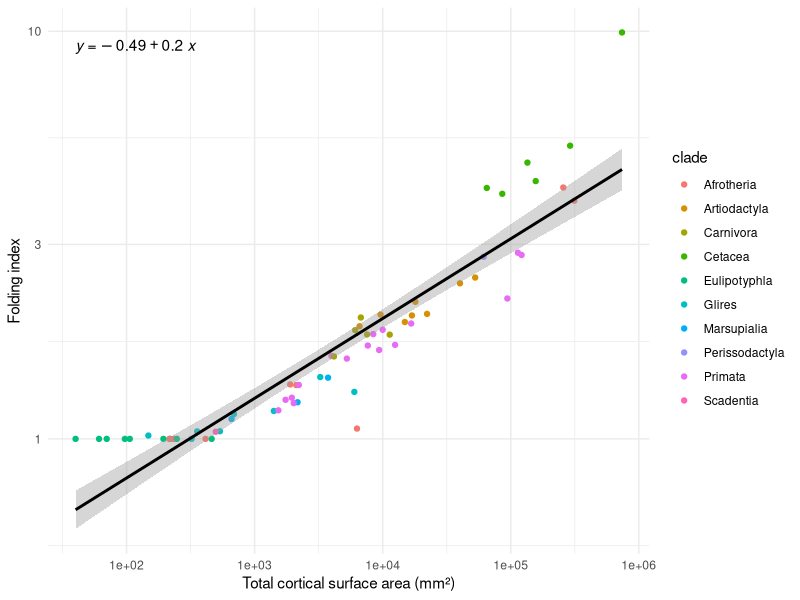
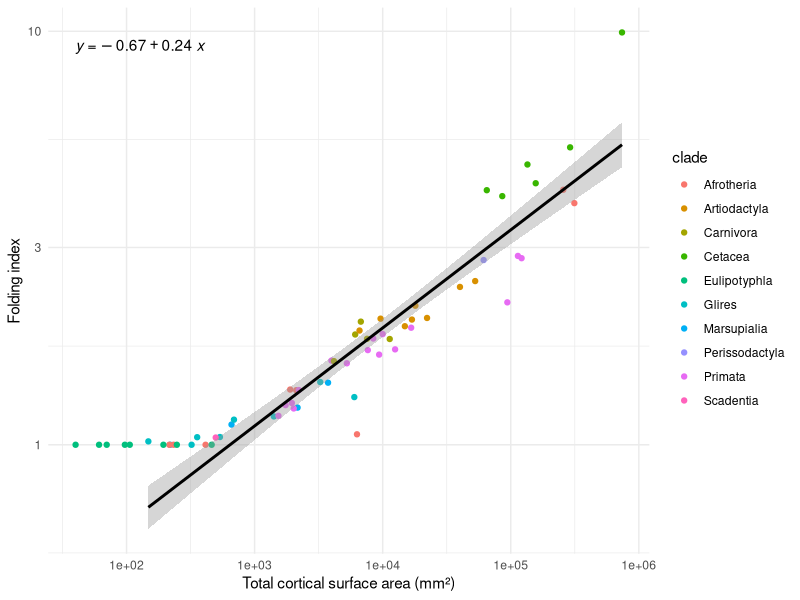
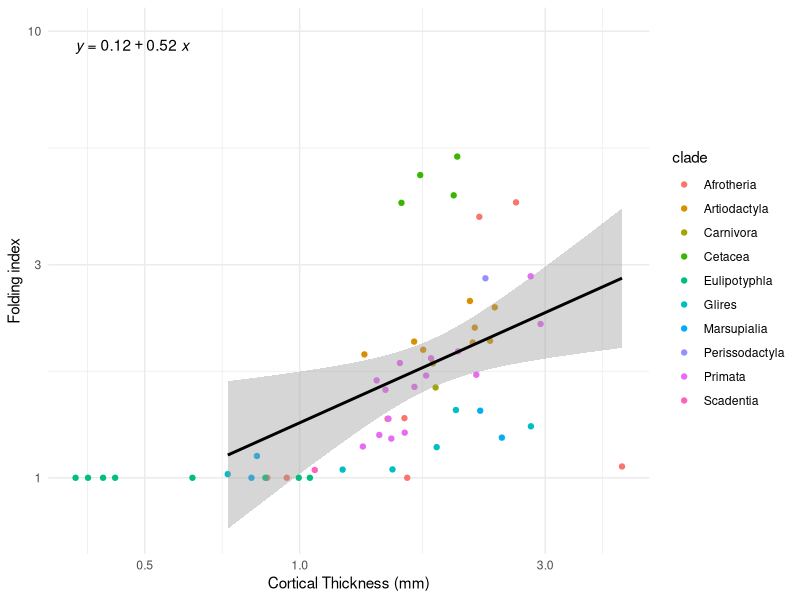
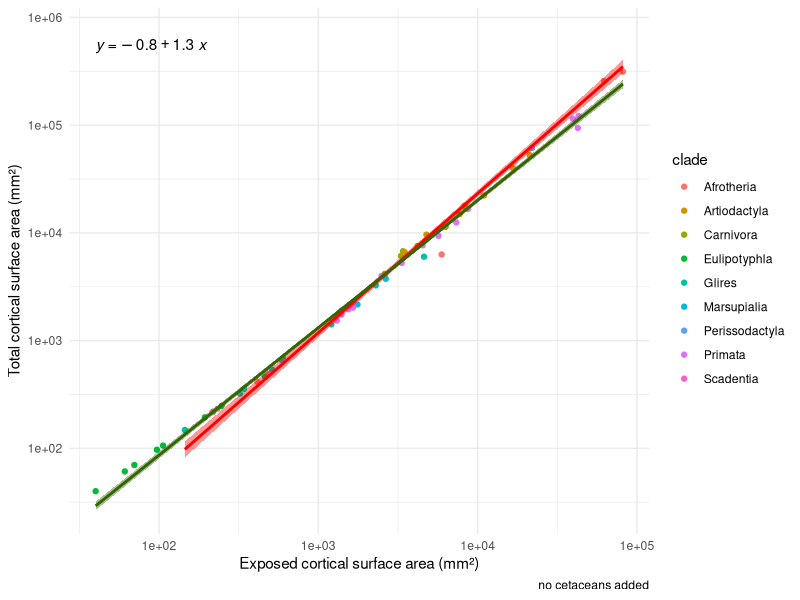
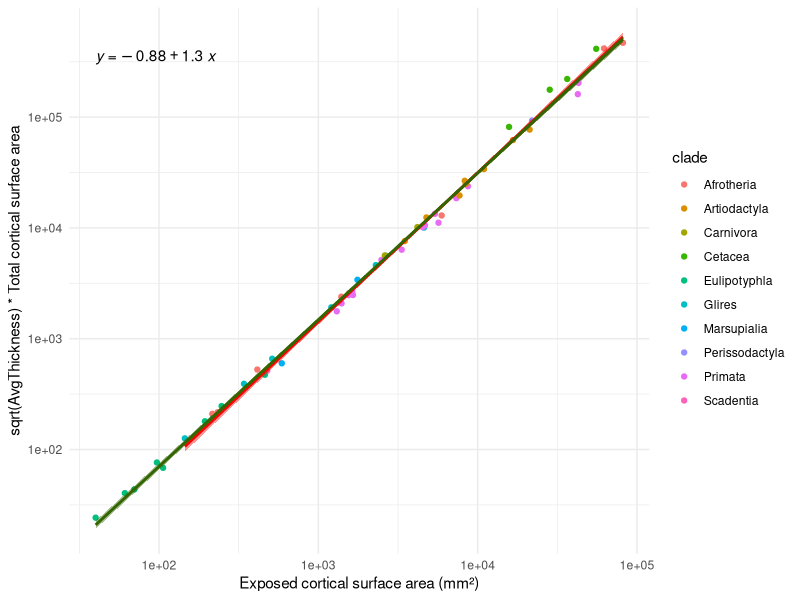
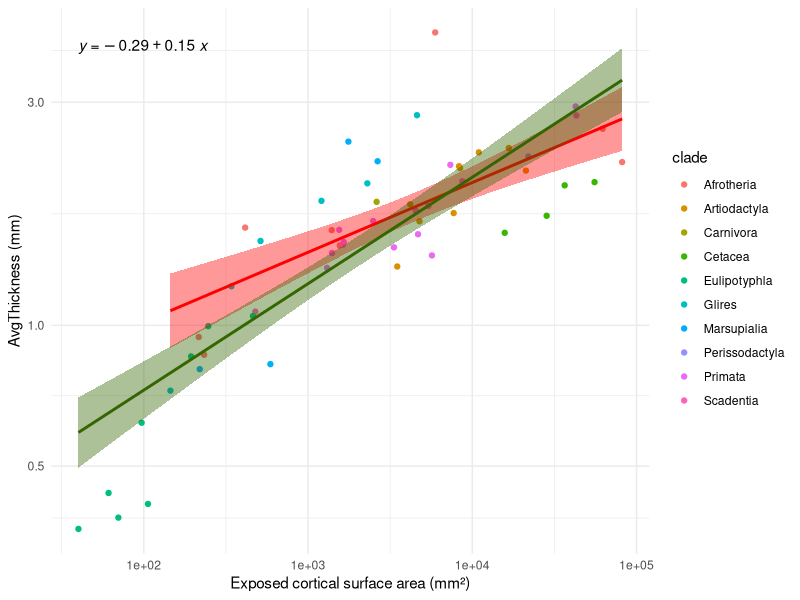

Here is the R script that generated these plots, in order:
## ---- chunk 1
knitr::opts_chunk$set(
	echo = TRUE,
	message = FALSE,
	warning = FALSE,
	cache = TRUE
)
## ---- chunk 2
## Define o diretorio de trabalho/Working Directory
setwd("~/GitHub/MH2015")

## Instala os pacotes necessarios - retirar os comentarios se for rodar pela primeira vez
# install.packages("tidyverse")
# install.packages("ggpubr")

## Chama os pacotes necessarios
library(readxl)
library(tidyverse)
library(ggpubr)

## ---- chunk 3
## Importa os dados
dados_MH2015 <- read_excel("dados_Bruno_etal_Nature_UniversalScaling.xls")
View(dados_MH2015)

## Renomeia as colunas
colnames(dados_MH2015)[3] <- "TotalArea"
colnames(dados_MH2015)[5] <- "AvgThickness"

## ---- chunk 4
## Calcular area exposta a partir da area total e do folding index (FI ou localGI)
dados_MH2015 <- dados_MH2015 %>%
  mutate(ExposedArea = TotalArea/FI)

## ---- chunk 5
ggplot(dados_MH2015, aes(x = TotalArea, y = FI)) +
  geom_point(aes(color = clade)) +
  scale_x_log10() +
  scale_y_log10() +
  labs(x = "Total cortical surface area (mm²)", y = "Folding index") +
  theme_minimal() +
  stat_smooth(method = "lm", color = "black") +
  stat_regline_equation()
## ---- chunk 6
cor <- cor.test(log10(dados_MH2015$TotalArea), log10(dados_MH2015$FI))
cor
paste("R2 = ", signif(cor$estimate^2, 2))
## ---- chunk 7
ggplot(dados_MH2015, aes(x = TotalArea, y = FI)) +
  geom_point(aes(color = clade)) +
  scale_x_log10() +
  scale_y_log10() +
  labs(x = "Total cortical surface area (mm²)", y = "Folding index") +
  theme_minimal() +
  stat_smooth(data = subset(dados_MH2015, FI >1), method = "lm", color = "black") +
  # stat_smooth(method = "lm", color = "#336600", alpha = 0.4) +
  stat_regline_equation(data = subset(dados_MH2015, FI >1))
## ---- chunk 8
lm <- lm(log10(FI) ~ log10(TotalArea), filter(dados_MH2015, FI > 1))
summary(lm)
## ---- chunk 9
cor <- cor.test(log10(filter(dados_MH2015, FI > 1)$TotalArea), log10(filter(dados_MH2015, FI > 1)$FI))
cor
paste("R2 = ", signif(cor$estimate^2, 2))
## ---- chunk 10
ggplot(dados_MH2015, aes(x = AvgThickness, y = FI)) +
  geom_point(aes(color = clade)) +
  scale_x_log10() +
  scale_y_log10() +
  labs(x = "Cortical Thickness (mm)", y = "Folding index") +
  theme_minimal() +
  stat_smooth(data = subset(dados_MH2015, FI >1), method = "lm", color = "black") +
  # stat_smooth(method = "lm", color = "#336600", alpha = 0.4) +
  stat_regline_equation(data = subset(dados_MH2015, FI >1))
## ---- chunk 11
lm <- lm(log10(FI) ~ log10(AvgThickness), filter(dados_MH2015, FI > 1))
summary(lm)
## ---- chunk 12
cor <- cor.test(log10(filter(dados_MH2015, FI > 1)$AvgThickness), log10(filter(dados_MH2015, FI > 1)$FI))
cor
paste("R2 = ", signif(cor$estimate^2, 2))
## ---- chunk 13
ggplot(filter(dados_MH2015, clade !="Cetacea"), aes(x = ExposedArea, y = TotalArea)) +
  geom_point(aes(color = clade)) +
  scale_x_log10() +
  scale_y_log10() +
  labs(x = "Exposed cortical surface area (mm²)", y = "Total cortical surface area (mm²)", caption = "no cetaceans added") +
  theme_minimal() +
  stat_smooth(data = subset(dados_MH2015, FI >1), method = "lm", color = "red", fill = "red") +
  stat_smooth(method = "lm", color = "#336600", fill = "#336600") +
  stat_regline_equation(data = subset(dados_MH2015, FI >1))
## ---- chunk 14
lm <- lm(log10(TotalArea) ~ log10(ExposedArea), filter(dados_MH2015, FI > 1, clade !="Cetacea"))
summary(lm)
## ---- chunk 15
cor <- cor.test(log10(filter(dados_MH2015, FI > 1, clade !="Cetacea")$ExposedArea), log10(filter(dados_MH2015, FI > 1, clade !="Cetacea")$TotalArea))
cor
paste("R2 = ", signif(cor$estimate^2, 2))
## ---- chunk 16
ggplot(filter(dados_MH2015), aes(x = ExposedArea, y = TotalArea*sqrt(AvgThickness))) +
  geom_point(aes(color = clade)) +
  scale_x_log10() +
  scale_y_log10() +
  labs(x = "Exposed cortical surface area (mm²)", y = "sqrt(AvgThickness) * Total cortical surface area") +
  theme_minimal() +
  stat_smooth(data = subset(dados_MH2015, FI >1), method = "lm", color = "red", fill = "red") +
  stat_smooth(method = "lm", color = "#336600", fill = "#336600") +
  stat_regline_equation(data = subset(dados_MH2015, FI >1))
## ---- chunk 17
lm <- lm(log10(TotalArea*sqrt(AvgThickness)) ~ log10(ExposedArea), filter(dados_MH2015, FI > 1))
summary(lm)
## ---- chunk 18
cor <- cor.test(log10(filter(dados_MH2015, FI > 1)$ExposedArea), log10(filter(dados_MH2015, FI > 1)$TotalArea*sqrt(filter(dados_MH2015, FI > 1)$AvgThickness)))
cor
paste("R2 = ", signif(cor$estimate^2, 2))
## ---- chunk 19
ggplot(filter(dados_MH2015), aes(x = ExposedArea, y = AvgThickness)) +
  geom_point(aes(color = clade)) +
  scale_x_log10() +
  scale_y_log10() +
  labs(x = "Exposed cortical surface area (mm²)", y = "AvgThickness (mm)") +
  theme_minimal() +
  stat_smooth(data = subset(dados_MH2015, FI >1), method = "lm", color = "red", fill = "red") +
  stat_smooth(method = "lm", color = "#336600", fill = "#336600") +
  stat_regline_equation(data = subset(dados_MH2015, FI >1))
## ---- chunk 20
lm <- lm(log10(AvgThickness) ~ log10(ExposedArea), filter(dados_MH2015, FI > 1))
summary(lm)
## ---- chunk 21
cor <- cor.test(log10(filter(dados_MH2015, FI > 1)$ExposedArea), log10(filter(dados_MH2015, FI > 1)$AvgThickness))
cor
paste("R2 = ", signif(cor$estimate^2, 2))
